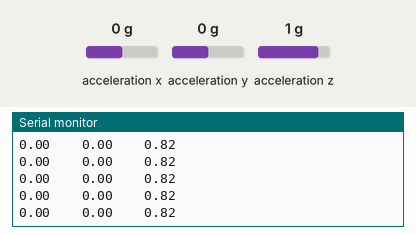
The sketch below on a simulated Arduino Uno, built with avr-gcc and run on an emulated ATmega328P. Shown: the last lines printed to the serial monitor. Wiring (inferred from the names in the program): MPU-6050 motion sensor at I2C address 0x68. The inputs (shaded band) are chosen by the test bench; at power-on: acceleration x 0 g, acceleration y 0 g, acceleration z 1 g.

Above: at 12.3 s.
12.4 s: acceleration x set to -1.4 g
At 12.51 s:
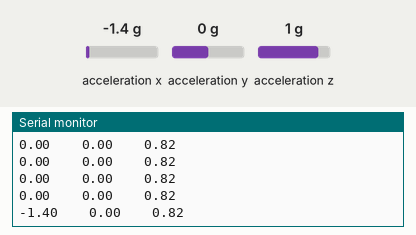
13.9 s: acceleration y set to -1.4 g
At 13.91 s:
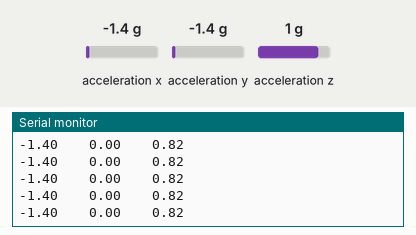
15.4 s: acceleration z set to -1.4 g
At 15.41 s:
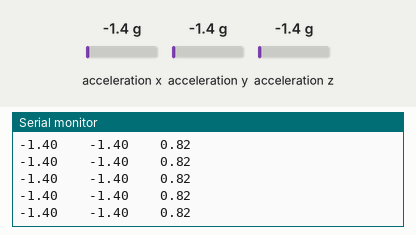
Timing chart, 0 to 18.4 s (numbered marks = the images above; inputs shaded):
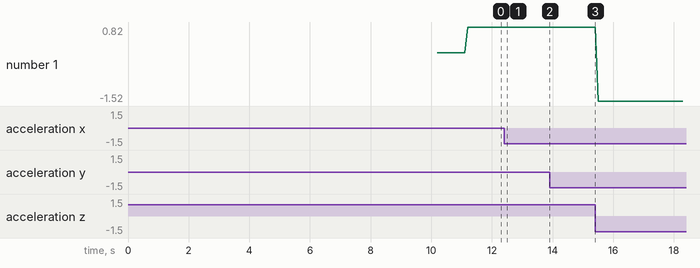

The sketch:

sensor6_accTest_5_28_OK.ino
```cpp
#include <TimerOne.h>
#include <Wire.h>
long accelX, accelY, accelZ;
long time_timer = 0;


long accX_ave = 0 , accY_ave = 0 ;
double accX = 0 , accY = 0 , accZ = 0;


void timerFire() {
  time_timer++;
  if(time_timer==100){
  Serial.print(accX);
  Serial.print("    ");
  Serial.print(accY);
  Serial.print("    ");
  Serial.print(accZ);
  Serial.print("\n\r");
  //call per 1000ms（=1000000micro_sec)
  time_timer=0;
  }
}

void setup() {
  Wire.begin(); //start i2c
  setupMPU6050();
  acc_read_st();

  Serial.begin(9600);
  Serial.print("Please wait about 10 sec");
  Serial.print("\n\r");
  acc_init();

  Timer1.initialize(1000); //setting at micro_second(1sec=1000mmsec=1000000microsec)
  Timer1.attachInterrupt(timerFire);

  Serial.print("OK_setup\n\r");
  delay(1000);
}


void loop() {
  while(1){
      acc_read_st();
      accel_use();
  }
}


void setupMPU6050() {
  //MPU6050との通信を開始し、ジャイロと加速度の最大範囲を指定
  Wire.beginTransmission(0b1101000); //I2C address of the MPU
  Wire.write(0x6B); //Accessing the register 6B
  Wire.write(0b00000000); //SLEEP register to 0
  Wire.endTransmission();
  Wire.beginTransmission(0b1101000);
  Wire.write(0x1B); //Accessing the register 1B - Gyroscope Configuration
  Wire.write(0x00000000); //gyro to full scale ± 250deg./s
  Wire.endTransmission();
  Wire.beginTransmission(0b1101000);
  Wire.write(0x1C); //Accessing the register 1C - Acccelerometer Configuration
  Wire.write(0b00000000); //accel to +/- 2g
  Wire.endTransmission();
}

void recordAccelRegisters() {
  //加速度読み取り
  Wire.beginTransmission(0b1101000);
  Wire.write(0x3B); // Accel Readings
  Wire.endTransmission();
  Wire.requestFrom(0b1101000, 6); //Request Accel Registers (3B - 40)
  while (Wire.available() < 6);
  accelX = Wire.read() << 8 | Wire.read(); //Store first two bytes into accelX
  accelY = Wire.read() << 8 | Wire.read(); //Store middle two bytes into accelY
  accelZ = Wire.read() << 8 | Wire.read(); //Store last two bytes into accelZ
}

void acc_read_st(){
  recordAccelRegisters();
}

void acc_init(){
  long accX_sum = 0 , accY_sum = 0;
  for(int i=0;i<100;i++){
   acc_read_st();
   accX_sum += accelX;
   accY_sum += accelY;
   delay(100);
    }
  accX_ave = accX_sum / 100;
  accY_ave = accY_sum / 100;
}

void accel_use(){
  long accX_sump = 0 , accY_sump = 0 , accZ_sump = 0;
  for(int i=0;i<10;i++){
    acc_read_st();
    accX_sump += accelX;
    accY_sump += accelY;
    accZ_sump += accelZ;
    }
  accX = double(accX_sump/10 - accX_ave)/16350; // 0 to 1(=9.8m/s^2) //about 16384  [16350] is parameter
  accY = double(accY_sump/10 - accY_ave)/16425; // 0 to 1(=9.8m/s^2) //about 16384  [16425] is parameter
  accZ = double(accZ_sump/10 - 2600)/16800;     // 0 to 1(=9.8m/s^2) //about 16384  [2600],[16800] is parameter
  }
```

Measured:
- after the input at 12.4 s, the serial monitor: prints a new line after 0.10 s (image 1)
- plotted number 1: 0.82 → -1.52 after the input at 15.4 s
